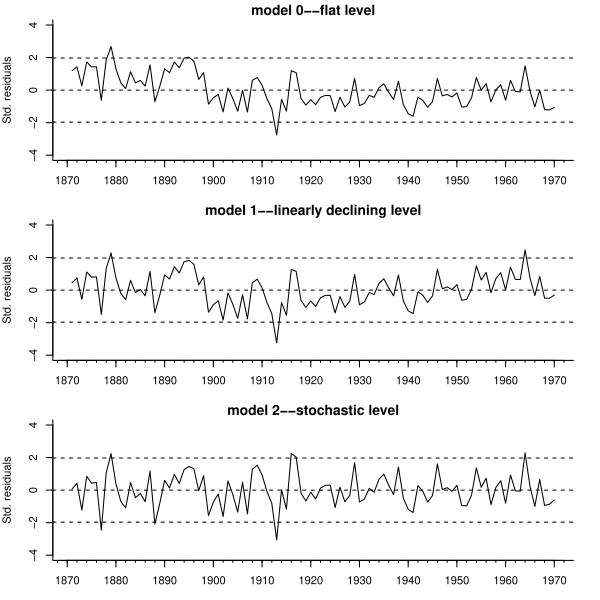

Generate this figure with R:
###################################################
### code chunk number 13: Cs10_plotoutliertests
###################################################
library(Hmisc)
par(mfrow = c(3, 1), mar = c(3, 4, 1.5, 2))
x <- seq(tsp(Nile)[1], tsp(Nile)[2], tsp(Nile)[3])
plot(x, resids.0[1, ],
  ylab = "Std. residuals", xlab = "", type = "l",
  ylim = c(-4, 4), xaxp = c(1870, 1970, 10), bty = "L"
)
minor.tick(nx = 10, ny = 0, tick.ratio = .3)
abline(h = c(1.97, -1.97, 0), lty = 2)
title("model 0--flat level")

plot(x, resids.1[1, ],
  ylab = "Std. residuals", xlab = "", type = "l",
  ylim = c(-4, 4), xaxp = c(1870, 1970, 10), bty = "L"
)
minor.tick(nx = 10, ny = 0, tick.ratio = .3)
abline(h = c(1.97, -1.97, 0), lty = 2)
title("model 1--linearly declining level")

plot(x, resids.2[1, ],
  ylab = "Std. residuals", xlab = "", type = "l",
  ylim = c(-4, 4), xaxp = c(1870, 1970, 10), bty = "L"
)
minor.tick(nx = 10, ny = 0, tick.ratio = .3)
abline(h = c(1.97, -1.97, 0), lty = 2)
title("model 2--stochastic level")
